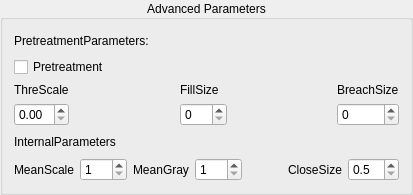
    <widget class="QGroupBox" name="groupAdvPara">
     <property name="title">
      <string>Advanced Parameters</string>
     </property>
     <property name="alignment">
      <set>Qt::AlignCenter</set>
     </property>
     <layout class="QGridLayout" name="gridLayout_3">
      <item row="2" column="0">
       <layout class="QHBoxLayout" name="horizontalLayout_6">
        <item>
         <layout class="QVBoxLayout" name="verticalLayout_9">
          <item>
           <widget class="QLabel" name="label_4">
            <property name="text">
             <string>ThreScale</string>
            </property>
           </widget>
          </item>
          <item>
           <widget class="QDoubleSpinBox" name="spinRoiRatio">
            <property name="contextMenuPolicy">
             <enum>Qt::NoContextMenu</enum>
            </property>
            <property name="maximum">
             <double>1.000000000000000</double>
            </property>
            <property name="singleStep">
             <double>0.010000000000000</double>
            </property>
           </widget>
          </item>
         </layout>
        </item>
        <item>
         <spacer name="horizontalSpacer_8">
          <property name="orientation">
           <enum>Qt::Horizontal</enum>
          </property>
          <property name="sizeHint" stdset="0">
           <size>
            <width>55</width>
            <height>20</height>
           </size>
          </property>
         </spacer>
        </item>
        <item>
         <layout class="QVBoxLayout" name="verticalLayout_10">
          <item>
           <widget class="QLabel" name="label_15">
            <property name="text">
             <string>FillSize</string>
            </property>
           </widget>
          </item>
          <item>
           <widget class="QSpinBox" name="spinClosingWH">
            <property name="contextMenuPolicy">
             <enum>Qt::NoContextMenu</enum>
            </property>
            <property name="maximum">
             <number>999</number>
            </property>
           </widget>
          </item>
         </layout>
        </item>
        <item>
         <spacer name="horizontalSpacer_9">
          <property name="orientation">
           <enum>Qt::Horizontal</enum>
          </property>
          <property name="sizeHint" stdset="0">
           <size>
            <width>55</width>
            <height>20</height>
           </size>
          </property>
         </spacer>
        </item>
        <item>
         <layout class="QVBoxLayout" name="verticalLayout_11">
          <item>
           <widget class="QLabel" name="label_16">
            <property name="text">
             <string>BreachSize</string>
            </property>
           </widget>
          </item>
          <item>
           <widget class="QSpinBox" name="spinGapWH">
            <property name="contextMenuPolicy">
             <enum>Qt::NoContextMenu</enum>
            </property>
            <property name="maximum">
             <number>999</number>
            </property>
           </widget>
          </item>
         </layout>
        </item>
       </layout>
      </item>
      <item row="1" column="0">
       <layout class="QHBoxLayout" name="horizontalLayout_4">
        <item>
         <widget class="QCheckBox" name="checkGenRoi">
          <property name="text">
           <string>Pretreatment</string>
          </property>
         </widget>
        </item>
        <item>
         <spacer name="horizontalSpacer_14">
          <property name="orientation">
           <enum>Qt::Horizontal</enum>
          </property>
          <property name="sizeHint" stdset="0">
           <size>
            <width>40</width>
            <height>20</height>
           </size>
          </property>
         </spacer>
        </item>
       </layout>
      </item>
      <item row="3" column="0">
       <layout class="QHBoxLayout" name="horizontalLayout_7">
        <item>
         <widget class="QLabel" name="label_8">
          <property name="text">
           <string>InternalParameters</string>
          </property>
         </widget>
        </item>
        <item>
         <spacer name="horizontalSpacer_15">
          <property name="orientation">
           <enum>Qt::Horizontal</enum>
          </property>
          <property name="sizeHint" stdset="0">
           <size>
            <width>40</width>
            <height>20</height>
           </size>
          </property>
         </spacer>
        </item>
       </layout>
      </item>
      <item row="0" column="0">
       <layout class="QHBoxLayout" name="horizontalLayout_3">
        <item>
         <widget class="QLabel" name="label_7">
          <property name="text">
           <string>PretreatmentParameters:</string>
          </property>
         </widget>
        </item>
        <item>
         <spacer name="horizontalSpacer_10">
          <property name="orientation">
           <enum>Qt::Horizontal</enum>
          </property>
          <property name="sizeHint" stdset="0">
           <size>
            <width>205</width>
            <height>20</height>
           </size>
          </property>
         </spacer>
        </item>
       </layout>
      </item>
      <item row="4" column="0">
       <layout class="QHBoxLayout" name="horizontalLayout_8">
        <item>
         <widget class="QLabel" name="label_17">
          <property name="text">
           <string>MeanScale</string>
          </property>
         </widget>
        </item>
        <item>
         <widget class="QSpinBox" name="spinMaskSize">
          <property name="contextMenuPolicy">
           <enum>Qt::NoContextMenu</enum>
          </property>
          <property name="minimum">
           <number>1</number>
          </property>
          <property name="maximum">
           <number>501</number>
          </property>
         </widget>
        </item>
        <item>
         <widget class="QLabel" name="label_27">
          <property name="text">
           <string>MeanGray</string>
          </property>
         </widget>
        </item>
        <item>
         <widget class="QSpinBox" name="spinMeanGray">
          <property name="contextMenuPolicy">
           <enum>Qt::NoContextMenu</enum>
          </property>
          <property name="minimum">
           <number>1</number>
          </property>
          <property name="maximum">
           <number>255</number>
          </property>
         </widget>
        </item>
        <item>
         <spacer name="horizontalSpacer_11">
          <property name="orientation">
           <enum>Qt::Horizontal</enum>
          </property>
          <property name="sizeHint" stdset="0">
           <size>
            <width>40</width>
            <height>20</height>
           </size>
          </property>
         </spacer>
        </item>
        <item>
         <widget class="QLabel" name="label_closeSize">
          <property name="text">
           <string>CloseSize</string>
          </property>
         </widget>
        </item>
        <item>
         <widget class="QDoubleSpinBox" name="spinClosingSize">
          <property name="contextMenuPolicy">
           <enum>Qt::NoContextMenu</enum>
          </property>
          <property name="decimals">
           <number>1</number>
          </property>
          <property name="minimum">
           <double>0.500000000000000</double>
          </property>
          <property name="maximum">
           <double>35.000000000000000</double>
          </property>
          <property name="singleStep">
           <double>0.500000000000000</double>
          </property>
         </widget>
        </item>
       </layout>
      </item>
     </layout>
    </widget>
